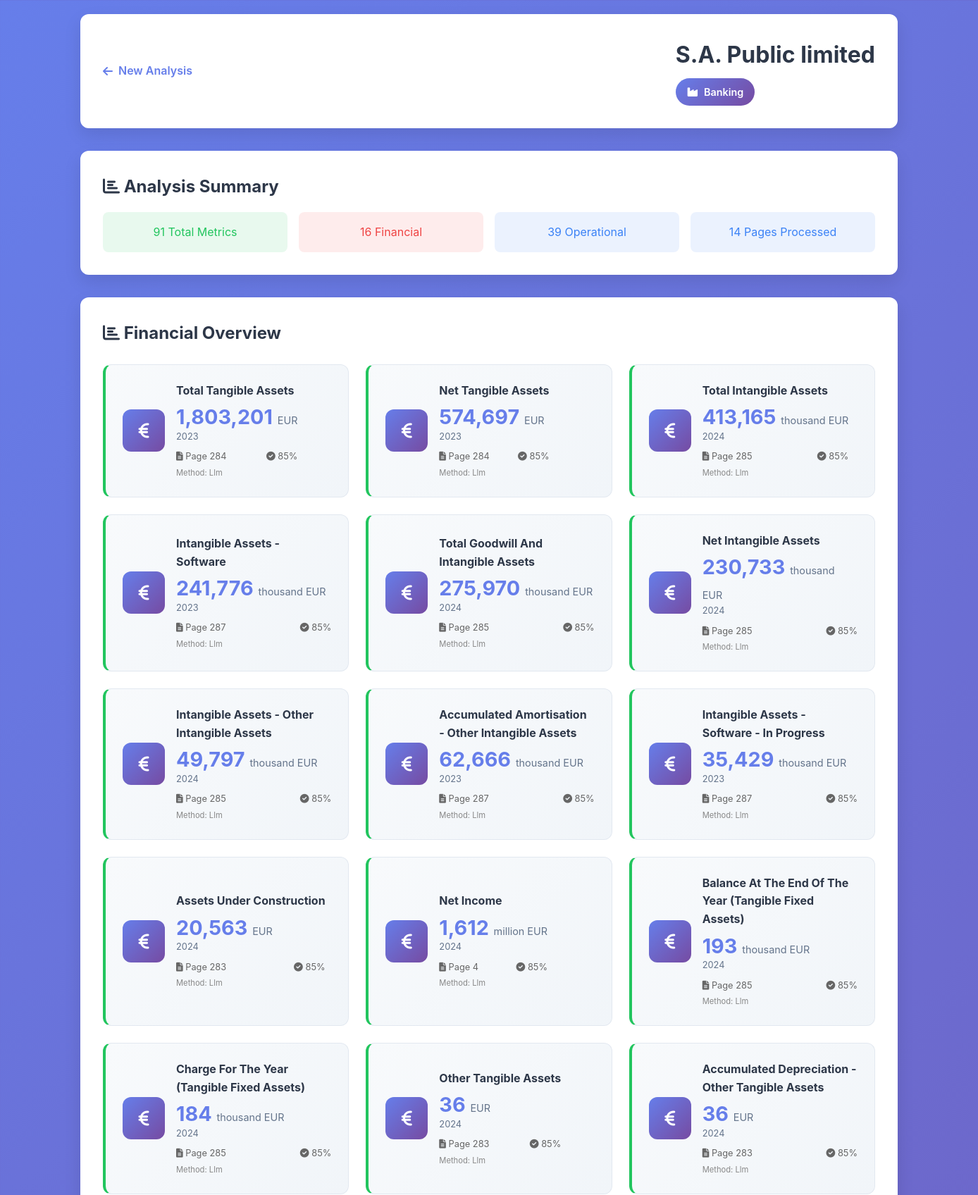
Screenshot of /results/20 (upper part) with the database file from the repository.
### tables this page shows
CREATE TABLE companies (
                id INTEGER PRIMARY KEY AUTOINCREMENT,
                name TEXT UNIQUE NOT NULL,
                sector TEXT,
                detected_industry TEXT,
                industry_confidence REAL,
                created_at TIMESTAMP DEFAULT CURRENT_TIMESTAMP,
                updated_at TIMESTAMP DEFAULT CURRENT_TIMESTAMP
            );

CREATE TABLE documents (
                id INTEGER PRIMARY KEY AUTOINCREMENT,
                company_id INTEGER,
                filename TEXT NOT NULL,
                file_path TEXT,
                total_pages INTEGER,
                pages_analyzed INTEGER,
                pages_processed INTEGER,
                processing_time REAL,
                processing_strategy TEXT,
                status TEXT DEFAULT 'processing',
                created_at TIMESTAMP DEFAULT CURRENT_TIMESTAMP,
                completed_at TIMESTAMP,
                FOREIGN KEY (company_id) REFERENCES companies (id)
            );

CREATE TABLE financial_metrics (
                id INTEGER PRIMARY KEY AUTOINCREMENT,
                document_id INTEGER,
                page_number INTEGER,
                metric_name TEXT NOT NULL,
                metric_type TEXT,  -- 'universal', 'industry_specific', 'other'
                value REAL NOT NULL,
                unit TEXT,
                period TEXT,
                confidence REAL,
                extraction_method TEXT,
                source_text TEXT,
                created_at TIMESTAMP DEFAULT CURRENT_TIMESTAMP,
                FOREIGN KEY (document_id) REFERENCES documents (id)
            );

### app.py (the view)
@app.route('/results/<int:doc_id>')
def results(doc_id):
    try:
        intelligence = processor.get_company_intelligence(doc_id)
        if 'error' in intelligence:
            return render_template('results.html',
                                 error=intelligence['error'],
                                 doc_id=doc_id)
        return render_template('results.html',
                             data=intelligence,
                             doc_id=doc_id)
    except Exception as e:
        app.logger.error(f"Results error for doc {doc_id}: {str(e)}")
        return render_template('results.html',
                             error="Failed to load analysis results",
                             doc_id=doc_id)

### templates/results.html (shortened to what this page needs)
<!DOCTYPE html>
<html lang="en">
<head>
    <link href="https://cdnjs.cloudflare.com/ajax/libs/font-awesome/6.0.0/css/all.min.css" rel="stylesheet">
    <link href="{{ url_for('static', filename='css/style.css') }}" rel="stylesheet">
</head>
<body>
    <div class="container">
        <header class="results-header">
            <div class="back-button">
                <a href="{{ url_for('index') }}">
                    <i class="fas fa-arrow-left"></i> New Analysis
                </a>
            </div>
            {% if data and data.company_profile %}
            <div class="company-header">
                <h1>{{ data.company_profile.name }}</h1>
                <div class="industry-badge">
                    <i class="fas fa-industry"></i>
                    {{ data.company_profile.detected_industry.title() if data.company_profile.detected_industry else 'Unknown' }}
                </div>
            </div>
            {% endif %}
        </header>
        {% if error %}
        <div class="metrics-section">
            <h2><i class="fas fa-exclamation-triangle"></i> Error</h2>
            <div style="padding: 2rem; background: #fee; border: 1px solid #fcc; border-radius: 8px; color: #c33;">
                <p><strong>Failed to load analysis results:</strong></p>
                <p>{{ error }}</p>
                <p><a href="{{ url_for('index') }}">← Try uploading another document</a></p>
            </div>
        </div>
        {% else %}
        <div class="verification-summary">
            <h2><i class="fas fa-chart-bar"></i> Analysis Summary</h2>
            <div class="verification-stats">
                <div class="stat-item verified">
                    <span class="count">{{ data.summary.total_metrics if data.summary else '0' }}</span>
                    <span class="label">Total Metrics</span>
                </div>
                <div class="stat-item disputed">
                    <span class="count">{{ data.summary.financial_metrics_count if data.summary else '0' }}</span>
                    <span class="label">Financial</span>
                </div>
                <div class="stat-item rate">
                    <span class="count">{{ data.summary.operational_metrics_count if data.summary else '0' }}</span>
                    <span class="label">Operational</span>
                </div>
                <div class="stat-item rate">
                    <span class="count">{{ data.company_profile.pages_processed if data.company_profile else '0' }}</span>
                    <span class="label">Pages Processed</span>
                </div>
            </div>
        </div>
        <div class="metrics-dashboard">
            {% if data.financial_metrics %}
            <div class="metrics-section">
                <h2><i class="fas fa-chart-bar"></i> Financial Overview</h2>
                <div class="metrics-grid">
                    {% for metric_name, metric_data in data.financial_metrics.items() %}
                    <div class="metric-card verified-metric"
                         style="cursor: help;">
                        <div class="metric-icon">
                            <i class="fas fa-euro-sign"></i>
                        </div>
                        <div class="metric-content">
                            <h3>{{ metric_name.replace('_', ' ').title() }}</h3>
                            <div class="metric-value">
                                {{ "{:,.0f}".format(metric_data.value) if metric_data.value > 1 else "{:.2f}".format(metric_data.value) }}
                                <span class="metric-unit">{{ metric_data.unit.replace('_', ' ') if metric_data.unit else '' }}</span>
                            </div>
                            <div class="metric-period">{{ metric_data.period if metric_data.period else 'N/A' }}</div>
                            <div class="metric-metadata" style="font-size: 0.8rem; color: #666; margin-top: 0.5rem; display: flex; justify-content: space-between;">
                                <span>
                                    {% if metric_data.page_number %}
                                    <i class="fas fa-file-alt"></i> Page {{ metric_data.page_number }}
                                    {% endif %}
                                </span>
                                <span>
                                    {% if metric_data.confidence %}
                                    <i class="fas fa-check-circle"></i> {{ "{:.0%}".format(metric_data.confidence) }}
                                    {% endif %}
                                </span>
                            </div>
                            {% if metric_data.extraction_method %}
                            <div style="font-size: 0.7rem; color: #888; margin-top: 0.25rem;">
                                Method: {{ metric_data.extraction_method.replace('_', ' ').title() }}
                            </div>
                            {% endif %}
                        </div>
                    </div>
                    {% endfor %}
                </div>
            </div>
            {% endif %}
        </div>
        {% endif %}
    </div>
</body>
</html>

### static/css/style.css (style rules this page uses)
:root { --primary-color: #667eea; --primary-gradient: linear-gradient(135deg, #667eea 0%, #764ba2 100%); --secondary-color: #f093fb; --secondary-gradient: linear-gradient(135deg, #f093fb 0%, #f5576c 100%); --success-color: #4facfe; --warning-color: #f6d365; --danger-color: #fa709a; --dark-color: #2d3748; --light-color: #f7fafc; --border-color: #e2e8f0; --shadow: 0 10px 25px rgba(0,0,0,0.1); --shadow-hover: 0 20px 40px rgba(0,0,0,0.15); --border-radius: 12px; --transition: all 0.3s cubic-bezier(0.4, 0.0, 0.2, 1); }
* { margin: 0; padding: 0; box-sizing: border-box; }
body { font-family: 'Inter', -apple-system, BlinkMacSystemFont, sans-serif; background: linear-gradient(135deg, #667eea 0%, #764ba2 100%); min-height: 100vh; color: var(--dark-color); line-height: 1.6; }
.container { max-width: 1200px; margin: 0 auto; padding: 20px; }
.metrics-dashboard { margin: 2rem 0; }
.metrics-section { background: white; border-radius: var(--border-radius); padding: 2rem; margin-bottom: 2rem; box-shadow: var(--shadow); }
.metrics-section h2 { font-size: 1.5rem; margin-bottom: 1.5rem; color: var(--dark-color); }
.metrics-grid { display: grid; grid-template-columns: repeat(auto-fit, minmax(280px, 1fr)); gap: 1.5rem; }
.metric-card { background: linear-gradient(135deg, #f8fafc 0%, #f1f5f9 100%); border-radius: var(--border-radius); padding: 1.5rem; display: flex; align-items: center; gap: 1rem; transition: var(--transition); border: 1px solid var(--border-color); }
.metric-icon { width: 60px; height: 60px; background: var(--primary-gradient); border-radius: 12px; display: flex; align-items: center; justify-content: center; color: white; font-size: 1.5rem; flex-shrink: 0; }
.metric-content h3 { font-size: 1rem; color: var(--dark-color); margin-bottom: 0.5rem; }
.metric-value { font-size: 1.8rem; font-weight: 700; color: var(--primary-color); line-height: 1.2; }
.metric-unit { font-size: 0.9rem; font-weight: 400; color: #64748b; }
.metric-period { font-size: 0.8rem; color: #64748b; }
.results-header { background: white; border-radius: var(--border-radius); padding: 2rem; margin-bottom: 2rem; box-shadow: var(--shadow); display: flex; align-items: center; justify-content: space-between; }
.back-button a { color: var(--primary-color); text-decoration: none; font-weight: 600; display: flex; align-items: center; gap: 0.5rem; transition: var(--transition); }
.company-header h1 { font-size: 2rem; color: var(--dark-color); margin-bottom: 0.5rem; }
.industry-badge { background: var(--primary-gradient); color: white; padding: 0.5rem 1rem; border-radius: 20px; font-size: 0.9rem; font-weight: 600; display: inline-flex; align-items: center; gap: 0.5rem; }
.metric-card, .insight-card { animation: fadeIn 0.6s ease-out; }
.verification-summary { background: white; border-radius: var(--border-radius); padding: 2rem; margin-bottom: 2rem; box-shadow: var(--shadow); }
.verification-stats { display: grid; grid-template-columns: repeat(auto-fit, minmax(150px, 1fr)); gap: 1rem; margin-top: 1rem; }
.stat-item { text-align: center; padding: 1rem; border-radius: 8px; }
.stat-item.verified { background: rgba(34, 197, 94, 0.1); color: #22c55e; }
.stat-item.disputed { background: rgba(239, 68, 68, 0.1); color: #ef4444; }
.stat-item.rate { background: rgba(59, 130, 246, 0.1); color: #3b82f6; }
.metric-card { position: relative; }
.metric-card.verified-metric { border-left: 4px solid #22c55e; }

### rows the page displays
companies: company_profile.name "S.A. Public limited", company_profile.detected_industry "Banking"
documents: company_profile "14"
financial_metrics: replace "Total Tangible Assets", unit "EUR", period "2023", page_number "284", extraction_method.replace "Llm"
financial_metrics: value "1,803,201", confidence "85%"
financial_metrics: replace "Net Tangible Assets", unit "EUR", period "2023", page_number "284", extraction_method.replace "Llm"
financial_metrics: value "574,697", confidence "85%"
financial_metrics: replace "Total Intangible Assets", value "413,165", unit "thousand EUR", period "2024", page_number "285", confidence "85%", extraction_method.replace "Llm"
financial_metrics: replace "Intangible Assets - Software", unit "thousand EUR", period "2023", page_number "287", extraction_method.replace "Llm"
financial_metrics: value "241,776", confidence "85%"
financial_metrics: replace "Total Goodwill And Intangible Assets", value "275,970", unit "thousand EUR", period "2024", page_number "285", confidence "85%", extraction_method.replace "Llm"
financial_metrics: replace "Net Intangible Assets", value "230,733", unit "thousand EUR", period "2024", page_number "285", confidence "85%", extraction_method.replace "Llm"
financial_metrics: replace "Intangible Assets - Other Intangible Assets", unit "thousand EUR", period "2024", page_number "285", extraction_method.replace "Llm"
financial_metrics: value "49,797", confidence "85%"
financial_metrics: replace "Accumulated Amortisation - Other Intangible Assets", unit "thousand EUR", period "2023", page_number "287", extraction_method.replace "Llm"
financial_metrics: value "62,666", confidence "85%"
financial_metrics: replace "Intangible Assets - Software - In Progress", unit "thousand EUR", period "2023", page_number "287", extraction_method.replace "Llm"
financial_metrics: value "35,429", confidence "85%"
financial_metrics: replace "Assets Under Construction", unit "EUR", period "2024", page_number "283", extraction_method.replace "Llm"
financial_metrics: value "20,563", confidence "85%"
financial_metrics: replace "Net Income", value "1,612", unit "million EUR", period "2024", page_number "4", confidence "85%", extraction_method.replace "Llm"
financial_metrics: replace "Balance At The End Of The Year (Tangible Fixed Assets)", value "193", unit "thousand EUR", period "2024", page_number "285", confidence "85%", extraction_method.replace "Llm"
financial_metrics: replace "Charge For The Year (Tangible Fixed Assets)", value "184", unit "thousand EUR", period "2024", page_number "285", confidence "85%", extraction_method.replace "Llm"
financial_metrics: replace "Other Tangible Assets", unit "EUR", period "2024", page_number "283", extraction_method.replace "Llm"
financial_metrics: value "36", confidence "85%"
financial_metrics: replace "Accumulated Depreciation - Other Tangible Assets", unit "EUR", period "2024", page_number "283", extraction_method.replace "Llm"
financial_metrics: value "36", confidence "85%"

### other values shown
{{ data.summary.total_metrics if data.summary else '0' }} "91"
{{ data.summary.financial_metrics_count if data.summary else '0' }} "16"
{{ data.summary.operational_metrics_count if data.summary else '0' }} "39"
